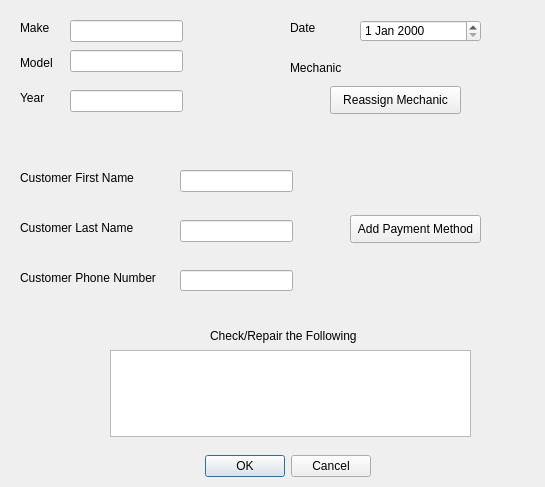
<?xml version="1.0" encoding="UTF-8"?>
<ui version="4.0">
 <class>Dialog</class>
 <widget class="QDialog" name="Dialog">
  <property name="geometry">
   <rect>
    <x>0</x>
    <y>0</y>
    <width>545</width>
    <height>487</height>
   </rect>
  </property>
  <property name="windowTitle">
   <string>Dialog</string>
  </property>
  <widget class="QDialogButtonBox" name="buttonBox">
   <property name="geometry">
    <rect>
     <x>30</x>
     <y>450</y>
     <width>341</width>
     <height>32</height>
    </rect>
   </property>
   <property name="orientation">
    <enum>Qt::Horizontal</enum>
   </property>
   <property name="standardButtons">
    <set>QDialogButtonBox::Cancel|QDialogButtonBox::Ok</set>
   </property>
  </widget>
  <widget class="QLabel" name="label_4">
   <property name="geometry">
    <rect>
     <x>210</x>
     <y>310</y>
     <width>161</width>
     <height>51</height>
    </rect>
   </property>
   <property name="text">
    <string>Check/Repair the Following</string>
   </property>
  </widget>
  <widget class="QPlainTextEdit" name="comments_edit">
   <property name="geometry">
    <rect>
     <x>110</x>
     <y>350</y>
     <width>361</width>
     <height>87</height>
    </rect>
   </property>
  </widget>
  <widget class="QLabel" name="label_2">
   <property name="geometry">
    <rect>
     <x>20</x>
     <y>170</y>
     <width>141</width>
     <height>16</height>
    </rect>
   </property>
   <property name="text">
    <string>Customer First Name</string>
   </property>
  </widget>
  <widget class="QLabel" name="label_6">
   <property name="geometry">
    <rect>
     <x>20</x>
     <y>90</y>
     <width>55</width>
     <height>16</height>
    </rect>
   </property>
   <property name="text">
    <string>Year</string>
   </property>
  </widget>
  <widget class="QPushButton" name="add_payment_bt">
   <property name="geometry">
    <rect>
     <x>350</x>
     <y>215</y>
     <width>131</width>
     <height>28</height>
    </rect>
   </property>
   <property name="text">
    <string>Add Payment Method</string>
   </property>
  </widget>
  <widget class="QLineEdit" name="last_edit">
   <property name="geometry">
    <rect>
     <x>180</x>
     <y>220</y>
     <width>113</width>
     <height>22</height>
    </rect>
   </property>
  </widget>
  <widget class="QLabel" name="label_3">
   <property name="geometry">
    <rect>
     <x>20</x>
     <y>270</y>
     <width>151</width>
     <height>16</height>
    </rect>
   </property>
   <property name="text">
    <string>Customer Phone Number</string>
   </property>
  </widget>
  <widget class="QLabel" name="label_5">
   <property name="geometry">
    <rect>
     <x>20</x>
     <y>55</y>
     <width>55</width>
     <height>16</height>
    </rect>
   </property>
   <property name="text">
    <string>Model</string>
   </property>
  </widget>
  <widget class="QLineEdit" name="first_edit">
   <property name="geometry">
    <rect>
     <x>180</x>
     <y>170</y>
     <width>113</width>
     <height>22</height>
    </rect>
   </property>
  </widget>
  <widget class="QLabel" name="label_7">
   <property name="geometry">
    <rect>
     <x>290</x>
     <y>20</y>
     <width>55</width>
     <height>16</height>
    </rect>
   </property>
   <property name="text">
    <string>Date</string>
   </property>
  </widget>
  <widget class="QLabel" name="label_8">
   <property name="geometry">
    <rect>
     <x>20</x>
     <y>220</y>
     <width>141</width>
     <height>16</height>
    </rect>
   </property>
   <property name="text">
    <string>Customer Last Name</string>
   </property>
  </widget>
  <widget class="QLineEdit" name="phone_edit">
   <property name="geometry">
    <rect>
     <x>180</x>
     <y>270</y>
     <width>113</width>
     <height>21</height>
    </rect>
   </property>
  </widget>
  <widget class="QLabel" name="label">
   <property name="geometry">
    <rect>
     <x>20</x>
     <y>20</y>
     <width>55</width>
     <height>16</height>
    </rect>
   </property>
   <property name="text">
    <string>Make</string>
   </property>
  </widget>
  <widget class="QDateEdit" name="date_edit">
   <property name="geometry">
    <rect>
     <x>360</x>
     <y>20</y>
     <width>121</width>
     <height>22</height>
    </rect>
   </property>
  </widget>
  <widget class="QLabel" name="label_9">
   <property name="geometry">
    <rect>
     <x>290</x>
     <y>60</y>
     <width>55</width>
     <height>16</height>
    </rect>
   </property>
   <property name="text">
    <string>Mechanic</string>
   </property>
  </widget>
  <widget class="QLabel" name="mechanic_lbl">
   <property name="geometry">
    <rect>
     <x>360</x>
     <y>60</y>
     <width>121</width>
     <height>16</height>
    </rect>
   </property>
   <property name="text">
    <string/>
   </property>
  </widget>
  <widget class="QPushButton" name="reassign_mechanic_bt">
   <property name="geometry">
    <rect>
     <x>330</x>
     <y>86</y>
     <width>131</width>
     <height>28</height>
    </rect>
   </property>
   <property name="text">
    <string>Reassign Mechanic</string>
   </property>
  </widget>
  <widget class="QLineEdit" name="make_edit">
   <property name="geometry">
    <rect>
     <x>70</x>
     <y>20</y>
     <width>113</width>
     <height>22</height>
    </rect>
   </property>
  </widget>
  <widget class="QLineEdit" name="model_edit">
   <property name="geometry">
    <rect>
     <x>70</x>
     <y>50</y>
     <width>113</width>
     <height>22</height>
    </rect>
   </property>
  </widget>
  <widget class="QLineEdit" name="year_edit">
   <property name="geometry">
    <rect>
     <x>70</x>
     <y>90</y>
     <width>113</width>
     <height>22</height>
    </rect>
   </property>
  </widget>
 </widget>
 <resources/>
 <connections>
  <connection>
   <sender>buttonBox</sender>
   <signal>accepted()</signal>
   <receiver>Dialog</receiver>
   <slot>accept()</slot>
   <hints>
    <hint type="sourcelabel">
     <x>248</x>
     <y>254</y>
    </hint>
    <hint type="destinationlabel">
     <x>157</x>
     <y>274</y>
    </hint>
   </hints>
  </connection>
  <connection>
   <sender>buttonBox</sender>
   <signal>rejected()</signal>
   <receiver>Dialog</receiver>
   <slot>reject()</slot>
   <hints>
    <hint type="sourcelabel">
     <x>316</x>
     <y>260</y>
    </hint>
    <hint type="destinationlabel">
     <x>286</x>
     <y>274</y>
    </hint>
   </hints>
  </connection>
 </connections>
</ui>
